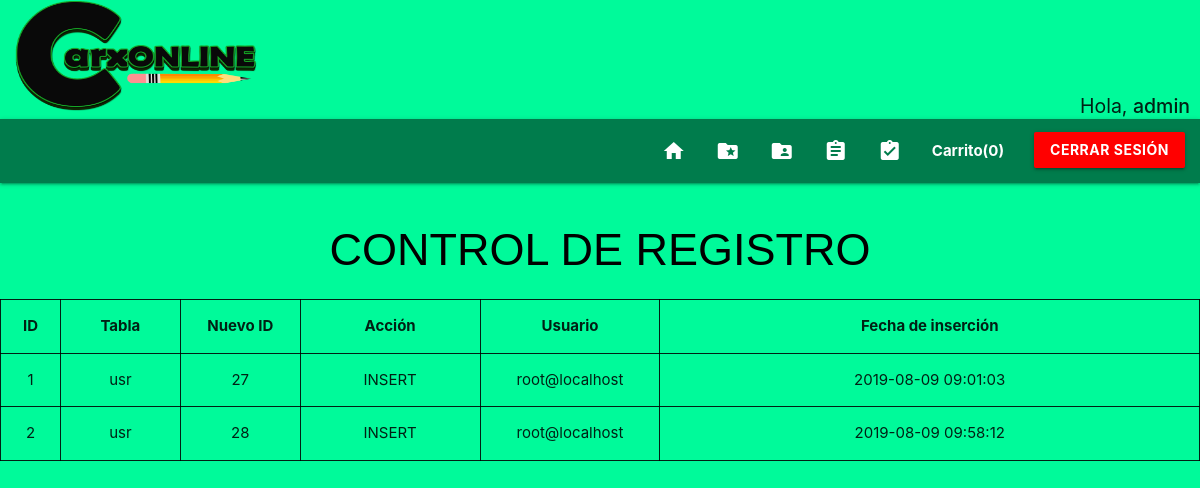
The page /control_usr.php (signed in) on the database its author committed.
### tables this page shows
CREATE TABLE `control_usr` (
  `id` int(11) NOT NULL,
  `tabla` varchar(20) DEFAULT NULL,
  `idres` int(11) DEFAULT NULL,
  `att` varchar(30) DEFAULT NULL,
  `olddata` varchar(100) DEFAULT NULL,
  `newdata` varchar(100) DEFAULT NULL,
  `action` varchar(30) DEFAULT NULL,
  `user` varchar(30) DEFAULT NULL,
  `dateedit` datetime DEFAULT NULL
);

### control_usr.php (the view, shortened to what this page needs)
<?php
include 'menu.php';
$resultado1 = mysqli_query($conexion, "SELECT * FROM usr WHERE usuario = '".$_SESSION["usuario"]."' LIMIT 1");
$datos = $resultado1->fetch_assoc();
if ($_SESSION['usuario'] && $datos['rol'] == 1) {
?>
<center><h1 style="font-size: 300%;">CONTROL DE REGISTRO</h1></center>
<center>
<table class="responsive-table">
	<thead>
		<tr>
			<th width="5%" style="text-align: center; border: 1px solid;">ID</th>
			<th width="10%" style="text-align: center; border: 1px solid;">Tabla</th>
			<th width="10%" style="text-align: center; border: 1px solid;">Nuevo ID</th>
			<th width="15%" style="text-align: center; border: 1px solid;">Acción</th>
			<th width="15%" style="text-align: center; border: 1px solid;">Usuario</th>
			<th width="45%" style="text-align: center; border: 1px solid;">Fecha de inserción</th>
		</tr>
	</thead>
<?php
include 'conexion.php';
$consulta = "SELECT * FROM control_usr";
$resultado = mysqli_query($conexion, $consulta);
if($resultado){
	while ($filas = mysqli_fetch_assoc($resultado)) {
			echo "<tr>";
			echo "<td width='5%' style='text-align: center; border: 1px solid;'>"; echo $filas["id"]; echo "</td>";
			echo "<td width='10%' style='text-align: center; border: 1px solid;'>"; echo $filas["tabla"]; echo "</td>";
			echo "<td width='10%' style='text-align: center; border: 1px solid;'>"; echo $filas["newdata"]; echo "</td>";
			echo "<td width='15%' style='text-align: center; border: 1px solid;'>"; echo $filas["action"]; echo "</td>";
			echo "<td width='15%' style='text-align: center; border: 1px solid;'>"; echo $filas["user"]; echo "</td>";
			echo "<td width='45%' style='text-align: center; border: 1px solid;'>"; echo $filas["dateedit"]; echo "</td>";
		echo "</tr>";
	}
}
?>
</table>
</center>
</body>
</html>
<?php }else{ header('location:index.php'); }?>

### css/Estilos.css (style rules this page uses)
* { margin: 0; padding: 0; -webkit-box-sizing: border-box; -moz-box-sizing: border-box; box-sizing: border-box; }
body { background:#00FA9A; }
h1 { font-family: sans-serif; font-size: 400%; color: black; height: bold; }

### rows shown on the page
control_usr: id "1", tabla "usr", newdata "27", action "INSERT", user "root@localhost", dateedit "2019-08-09 09:01:03"
control_usr: id "2", tabla "usr", newdata "28", action "INSERT", user "root@localhost", dateedit "2019-08-09 09:58:12"

### other values the page prints
$_SESSION['usuario'] "admin"
